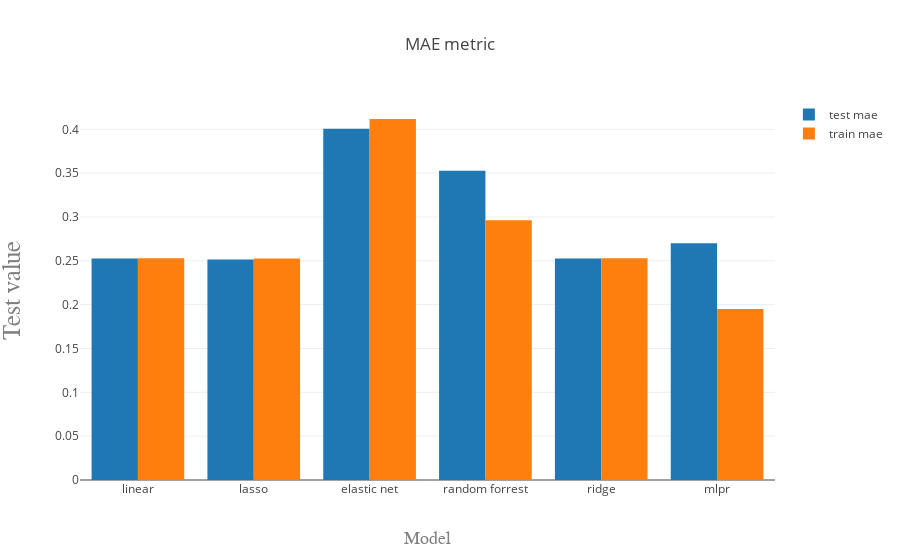

Notebook code for this chart:
### Code cell
trace1 = go.Bar(
    x=results.index,
    y=results['test mae'],
    name='test mae'
)
trace2 = go.Bar(
    x=results.index,
    y=results['train mae'],
    name='train mae'
)

data = [trace1, trace2]
layout = go.Layout(
    barmode='group',
    
    title='MAE metric',
    xaxis=dict(
        title='Model',
        titlefont=dict(
            family='Courier New, monospace',
            size=18,
            color='#7f7f7f'
        )
    ),
    yaxis=dict(
        title='Test value',
        titlefont=dict(
            family='Courier New, monospace',
            size=25,
            color='#7f7f7f'
        )
    ) 
)

fig = go.Figure(data=data, layout=layout)
py.iplot(fig, filename='grouped-bar')

### Figure 1 — Plotly figure (JSON) as saved in the notebook; plotly's stock layout.template omitted (floating-point values rounded to 4 significant figures)
{"data": [{"name": "test mae", "type": "bar", "x": ["linear", "lasso", "elastic net", "random forrest", "ridge", "mlpr"], "y": [0.2526, 0.2515, 0.4007, 0.3527, 0.2526, 0.2701]}, {"name": "train mae", "type": "bar", "x": ["linear", "lasso", "elastic net", "random forrest", "ridge", "mlpr"], "y": [0.2528, 0.2527, 0.4118, 0.2963, 0.2528, 0.195]}], "layout": {"barmode": "group", "title": "MAE metric", "xaxis": {"title": "Model", "titlefont": {"color": "#7f7f7f", "family": "Courier New, monospace", "size": 18}}, "yaxis": {"title": "Test value", "titlefont": {"color": "#7f7f7f", "family": "Courier New, monospace", "size": 25}}}}
